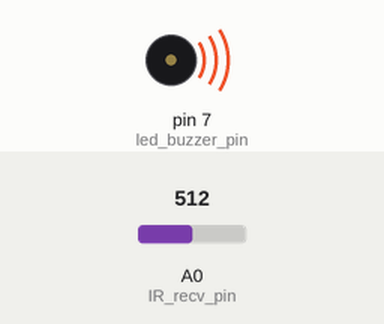
Bench run of a sketch on a simulated Arduino Uno, built with avr-gcc and run on an emulated ATmega328P. Shown: buzzer (waves = sounding, pin HIGH). The inputs (shaded band) are chosen by the test bench; at power-on: A0 (IR_recv_pin) = 512.

Above: at 6.0 s.
At 32.2 s:
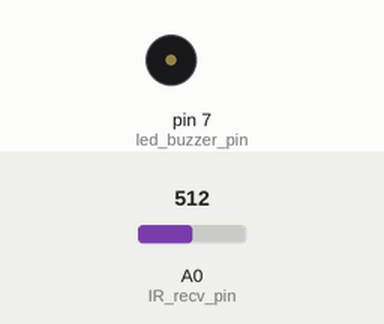
Timing chart, 0 to 33.7 s (numbered marks = the images above):
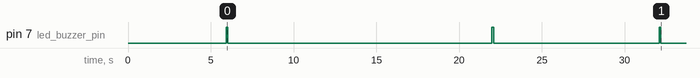

The sketch:

Smart_Sanitizer.ino
```cpp
// Sensor Pins
int IR_recv_pin = A0;
int led_buzzer_pin = 7;
int pushbutton_pin = 6;

// Global Variables
int loop_delay = 75;                                                        // Refresh period (in ms)
int detected;                                                               // To check whether door motion has been detected
bool alerted;                                                               // To check whether incomer has been alerted
int alert_sec = 5;                                                          // Alert time (in s)
int alert_time_cnt = alert_sec * 1000 / loop_delay;                         // Number of ticks for alert

// For exponential smoothing
float a = 0.5;
float s = 0;

// For calibration
int settle_sec = 5;
int calibrate_sec = 1;
int settle_time_cnt = settle_sec * 1000 / loop_delay;
int calibrate_time_cnt = calibrate_sec * 1000 / loop_delay;
float extr1, extr2;
float thresh;

/*
  Calibration Steps:
    1. Settle time
    2. Measuring one extreme value
    3. Light blink
    4. Settle time
    5. Measuring second extreme value
    6. Light blink
    7. Final light blink
*/
void calibrate() {
  float s_avg = 0;

  s = 0;
  for(int i = 0; i < settle_time_cnt; i++)
  {
    int ir_val = analogRead(IR_recv_pin);
    s = a * ir_val + (1 - a) * s;
    delay(loop_delay);
  }

  for(int i = 0; i < calibrate_time_cnt; i++)
  {
    int ir_val = analogRead(IR_recv_pin);
    s = a * ir_val + (1 - a) * s;
    s_avg += (s / calibrate_time_cnt);
    delay(loop_delay);
  }
  extr1 = s_avg;

  // Indicating first calibration
  digitalWrite(led_buzzer_pin, HIGH);
  delay(100);
  digitalWrite(led_buzzer_pin, LOW);
  delay(10000);

  s = 0;
  for(int i = 0; i < settle_time_cnt; i++)
  {
    int ir_val = analogRead(IR_recv_pin);
    s = a * ir_val + (1 - a) * s;
    delay(loop_delay);
  }

  s_avg = 0;
  for(int i = 0; i < calibrate_time_cnt; i++)
  {
    int ir_val = analogRead(IR_recv_pin);
    s = a * ir_val + (1 - a) * s;
    s_avg += (s / calibrate_time_cnt);
    delay(loop_delay);
  }
  extr2 = s_avg;

  // Indicating second calibration
  digitalWrite(led_buzzer_pin, HIGH);
  delay(100);
  digitalWrite(led_buzzer_pin, LOW);
  delay(10000);
  thresh = (extr1 + extr2) / 2.0;

  // Indicating device is ready
  digitalWrite(led_buzzer_pin, HIGH);
  delay(100);
  digitalWrite(led_buzzer_pin, LOW);
}

// Setting up GPIOs, initializing flags & performing calibration
void setup() {
  pinMode(pushbutton_pin, INPUT);
  pinMode(IR_recv_pin, INPUT);
  pinMode(led_buzzer_pin, OUTPUT);

  detected = 0;
  alerted = false;

  calibrate();
}

void loop() {
  // Measuring analog value
  int ir_val = analogRead(IR_recv_pin);
  s = a * ir_val + (1 - a) * s;

  /*
    Alerting Algorithm:
    1. If door motion is detected, start alerting; else do nothing
    2. Keep alerting till either pushbutton is pressed or time-out occurs
  */
  if(detected == 0)
  {
    if(s > thresh)
    {
      if(alerted == false)
      {
        detected = 1;
      }
    }
    else
    {
      if(alerted == true)
      {
        alerted = false;
      }
    }
  }
  else
  {
    if(detected == alert_time_cnt)
    {
      digitalWrite(led_buzzer_pin, LOW);
      detected = 0;
      alerted = true;
    }
    else
    {
      int button = digitalRead(pushbutton_pin);
      if(button == 1)
      {
        digitalWrite(led_buzzer_pin, LOW);
        detected = 0;
        alerted = true;
      }
      else
      {
        detected = detected + 1;
        if(detected % 8 < 2)
        {
          digitalWrite(led_buzzer_pin, HIGH);
        }
        else
        {
          digitalWrite(led_buzzer_pin, LOW);
        }
      }
    }
  }
  delay(loop_delay);
}
```
